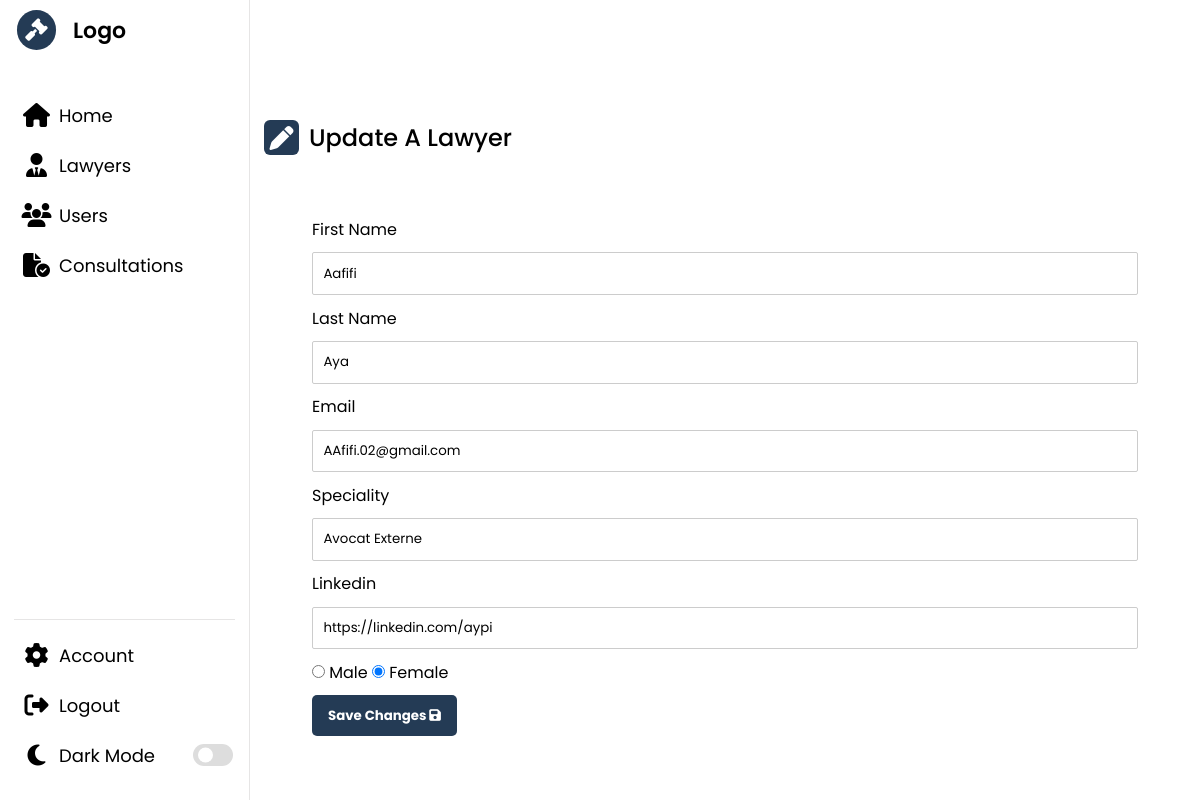
Page /admin/pages/lawyer/update.php?lawyer=2 (signed in) on the committed database.
### tables this page shows
CREATE TABLE `avocat` (
  `idA` int(11) NOT NULL,
  `nomA` varchar(50) NOT NULL,
  `prenomA` varchar(50) NOT NULL,
  `specialite` varchar(50) NOT NULL,
  `photo` varchar(50) NOT NULL,
  `linkedin` varchar(50) NOT NULL,
  `mail` varchar(50) NOT NULL,
  `password` varchar(50) NOT NULL,
  `facebook` varchar(50) NOT NULL,
  `gender` varchar(50) NOT NULL
);

### admin/pages/lawyer/update.php (the view, shortened to what this page needs)
<!DOCTYPE html>
<html lang="en">
<head>
    <link rel="stylesheet" href="../../style.css" />
    <link rel="stylesheet" href="https://cdnjs.cloudflare.com/ajax/libs/font-awesome/6.2.1/css/all.min.css" />
</head>
<?php
if (isset($_SESSION['loggedAdmin']) && $_SESSION['loggedAdmin'] == true) {
?>
<body>
    <?php
        include($_SERVER['DOCUMENT_ROOT'] . "/lawyerProject/admin/assets/headerA.php");
        ?>
    <section class="dashboard">
        <div class="dash-content">
            <div class="activity">
                <div class="title">
                    <i class="fa-solid fa-pen"></i>
                    <span class="text">Update A Lawyer</span>
                </div>
                <form
                    action="https://localhost/lawyerProject/admin/pages/lawyer/update.php?lawyer=<?php echo $_GET['lawyer']; ?>"
                    method="post" class="form">
                    <?php
                        if (isset($_GET['lawyer'])) {
                            $idAvocat = $_GET['lawyer'];
                            $query = "SELECT * FROM `avocat` where idA=$idAvocat";
                            $result = $conn->query($query);
                            $res = $result->fetch_assoc();
                        ?>
                    <label for="fullname">First Name</label>
                    <input type="text" name="prenom" id="fullname" value="<?php echo $res['prenomA']; ?>" />
                    <label for="fullname">Last Name</label>
                    <input type="text" name="nom" id="fullname" value="<?php echo $res['nomA']; ?>" />
                    <label for="email">Email</label>
                    <input type="email" name="email" id="email" value="<?php echo $res['mail']; ?>" />
                    <label for="tel">Speciality</label>
                    <input type="text" name="specialite" id="email" value="<?php echo $res['specialite']; ?>" />
                    <label for="address">Linkedin</label>
                    <input type="text" name="linkedin" id="address" value="<?php echo $res['linkedin']; ?>" />
                    <div class="radio-grp">
                        <input type="radio" id="male" name="gender" value="male"
                            <?php if ($res['gender'] == "male") echo "checked"; ?> />
                        <label for="male">Male</label>
                        <input type="radio" id="female" name="gender" value="female"
                            <?php if ($res['gender'] == "female") echo "checked"; ?> />
                        <label for="female">Female</label>
                    </div>
                    <?php
                        }
                        ?>
                    <button type="submit" name="submit">
                        Save Changes
                        <i class="fa-solid fa-floppy-disk"></i>
                    </button>
                </form>
            </div>
        </div>
    </section>
</body>
<?php
} else {
    header("location:https://localhost/lawyerProject/admin/login.php");
}
?>
</html>

### admin/style.css (style rules this page uses)
* { margin: 0; padding: 0; box-sizing: border-box; font-family: "Poppins", sans-serif; }
:root { --primary-color: #243b55; --panel-color: #fff; --text-color: #000; --black-light-color: #707070; --border-color: #e6e5e5; --toggle-color: #ddd; --title-icon-color: #fff; --tran-05: all 0.5s ease; --tran-03: all 0.3s ease; --tran-03: all 0.2s ease; }
body { min-height: 100vh; background-color: var(--primary-color); }
.dashboard { position: relative; left: 250px; background-color: var(--panel-color); min-height: 100vh; width: calc(100% - 250px); padding: 10px 14px; transition: var(--tran-05); }
.dashboard .dash-content { padding-top: 50px; }
.dash-content .title { display: flex; align-items: center; margin: 60px 0 30px 0; }
.dash-content .title i { position: relative; height: 35px; width: 35px; background-color: var(--primary-color); border-radius: 6px; color: var(--title-icon-color); display: flex; align-items: center; justify-content: center; font-size: 24px; }
.dash-content .title .text { font-size: 24px; font-weight: 500; color: var(--text-color); margin-left: 10px; }
.form { display: flex; flex-direction: column; padding: 2rem 3rem; gap: 0.65rem; }
.form input, .form select { padding: 0.65rem; border: 1px solid #ccc; border-radius: 2px; }
.form button { align-self: flex-start; padding: 0.65rem 1rem; cursor: pointer; border: none; background-color: #243b55; color: #fff; font-weight: bold; border-radius: 5px; transition: 0.3s ease-in-out; }

### rows in the picture
avocat: prenom "Aafifi", nom "Aya", email "AAfifi.02@gmail.com", specialite "Avocat Externe", linkedin "https://linkedin.com/aypi", gender "☐ Male", gender "☑ Female"
